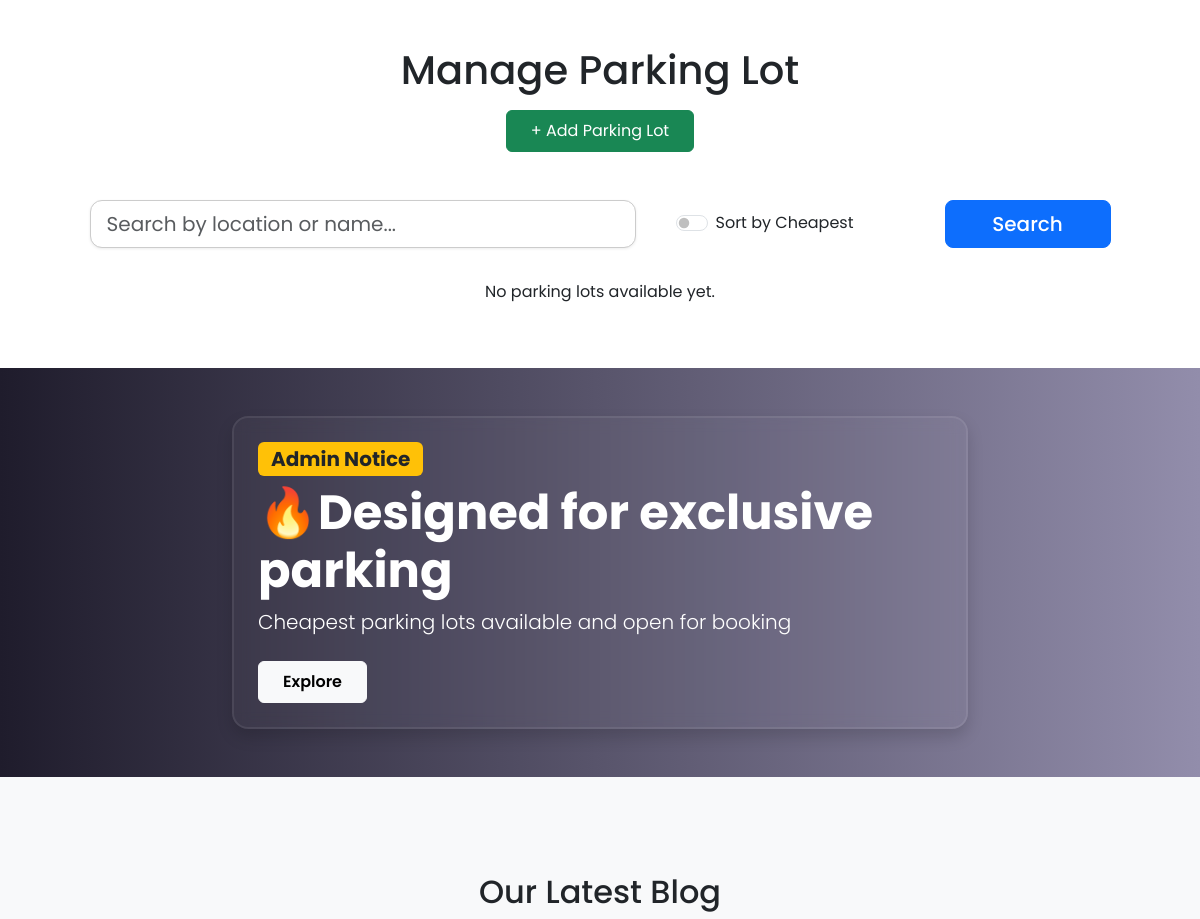
Page /admin (signed in, middle part) on the earlier database version.
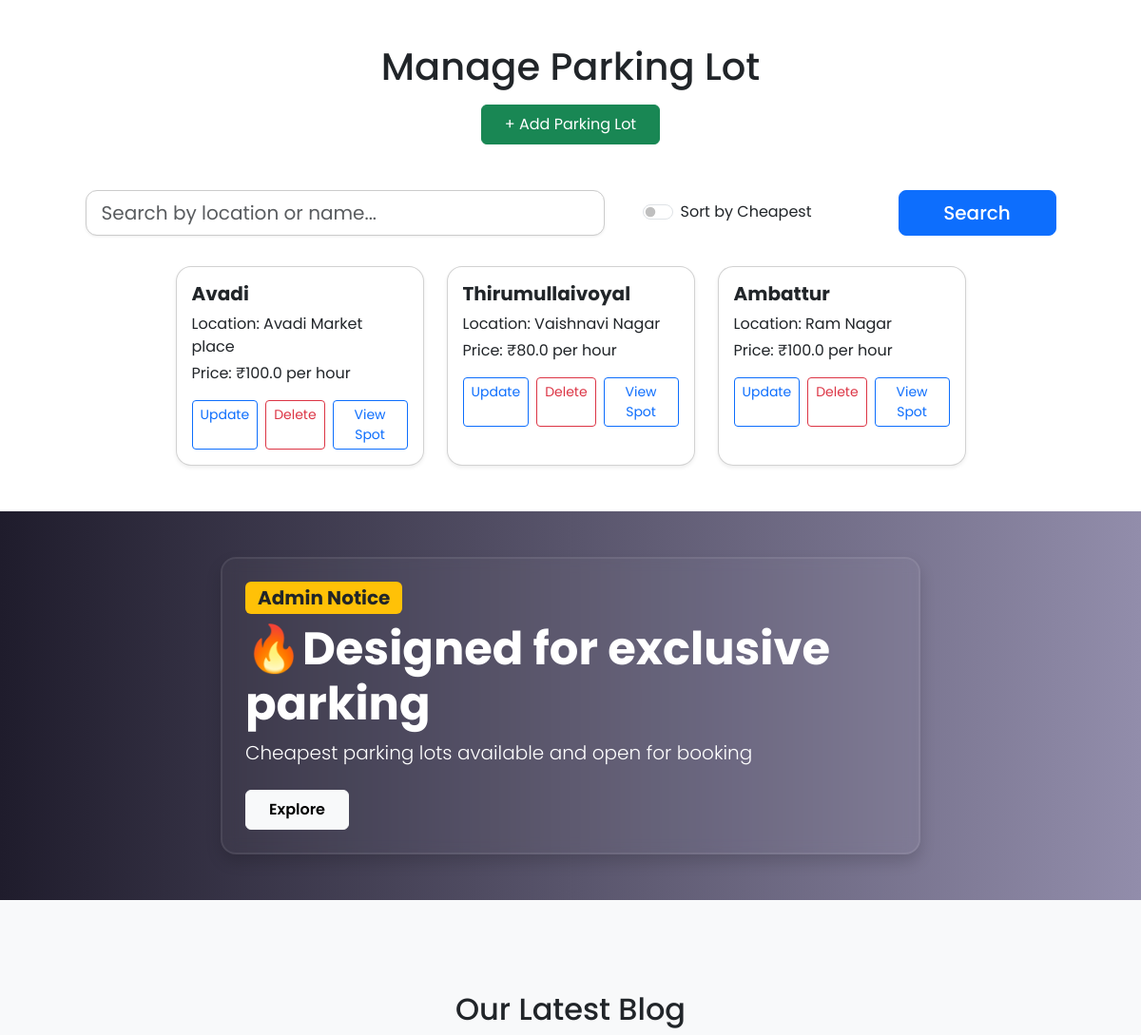
Same page on the later database version.
### WorkSpace/models.py (models this page shows, shortened)
class ParkingLot(db.Model):
    id = db.Column(db.Integer, primary_key=True)
    prime_location_name = db.Column(db.String(150), nullable=False)
    price = db.Column(db.Float, nullable=False)
    address = db.Column(db.String(250), nullable=False)
    pin_code = db.Column(db.Integer, nullable=False)
    maximun_number_of_spots = db.Column(db.Integer, nullable=False)
    spots = db.relationship('ParkingSpot', backref='lot', lazy=True)
    reservations = db.relationship('Reservation', backref='lot', lazy=True)

### WorkSpace/routes.py (the view)
@routes.route('/admin')
@login_required
def admin():
    if current_user.role != 'admin':
        flash('You are not authorized to access this page', 'error')
        return redirect(url_for('auth.login'))
    lots = ParkingLot.query.all()
    return render_template('admin.html', current_user=current_user, lots=lots)

### WorkSpace/templates/admin.html (shortened to what this page needs)
{% extends "base.html" %}
{% block content %}
<div class="container mt-5 text-center">
    <h1 class="mb-3">Manage Parking Lot</h1>
    <div class="mb-5">
        <a href="{{ url_for('routes.create_lot')}}" class="btn btn-success px-4 py-2">
            + Add Parking Lot
        </a>
    </div>
<form method="GET" action="{{ url_for('routes.admin_search_form') }}">
    <div class="row justify-content-center mb-4">
        <div class="col-md-6 col-sm-8 mb-2">
            <input type="text" name="search" class="form-control form-control-lg"
                   placeholder="Search by location or name..." value="{{ search }}">
        </div>
        <div class="col-md-3 col-sm-4 mb-2 d-flex align-items-center">
            <div class="form-check form-switch ms-3">
                <input class="form-check-input" type="checkbox" name="sort" id="sortCheapest" value="cheapest" {% if sort == 'cheapest' %}checked{% endif %}>
                <label class="form-check-label" for="sortCheapest">
                Sort by Cheapest
                </label>
            </div>
        </div>
        <div class="col-md-2 col-sm-4">
            <button type="submit" class="btn btn-primary btn-lg w-100">Search</button>
        </div>
    </div>
</form>
    <div class="row justify-content-center g-4">
        {% if lots %}
            {% for lot in lots %}
            <div class="col-12 col-sm-6 col-md-4 col-lg-3 d-flex justify-content-center">
                <div class="card shadow-sm w-100" style="max-width: 300px;">
                    <div class="card-body text-start">
                        <h5 class="card-title fw-bold">{{ lot.prime_location_name }}</h5>
                        <p class="card-text mb-1">Location: {{ lot.address }}</p>
                        <p class="card-text mb-3">Price: ₹{{ lot.price }} per hour</p>
                        <div class="d-flex justify-content-between">
                            <a href="{{ url_for('routes.update' , lot_id = lot.id)}}" class="btn btn-outline-primary btn-sm">Update</a>
                            <a href="{{url_for('routes.delete_lot' , lot_id = lot.id)}}" class="btn btn-outline-danger btn-sm ms-2"
                               onclick="return confirm('Are you sure you want to delete this parking lot?');">Delete</a>
                            <a href="{{ url_for('routes.view_spots' , lot_id = lot.id)}}" class="btn btn-outline-primary btn-sm ms-2">View Spot</a>
                        </div>
                    </div>
                </div>
            </div>
            {% endfor %}
        {% else %}
            <div class="text-center mt-4">
                {% if search  %}
                    <p>No parking lots found for "{{ search }}"</p>
                {% else %}
                    <p>No parking lots available yet.</p>
                {% endif %}
            </div>
        {% endif %}
    </div>
</div>
<section id="offer-banner" class="py-5 mt-5 text-white">
    <div class="container">
        <div class="row d-flex align-items-center justify-content-center text-center text-lg-start">
            <div class="col-lg-8">
                <div class="offer-content p-4 rounded-4 shadow">
                    <span class="badge bg-warning text-dark mb-2 fs-5">Admin Notice </span>
                    <h2 class="display-5 fw-bold">🔥Designed for exclusive parking </h2>
                    <p class="lead mb-4">Cheapest parking lots available and open for booking</p>
                    <a href="#" class="btn btn-light px-4 py-2 fw-semibold">Explore </a>
                </div>
            </div>
        </div>
    </div>
</section>
<section id="blogs" class="py-5">
    <div class="container">
        <div class="title text-center py-5">
            <h2 class="position-relative d-inline-block">Our Latest Blog</h2>
        </div>
    </div>
</section>
{% endblock %}

Differences in the rows shown:
added ParkingLot: prime_location_name "Avadi", address "Avadi Market place", price "100.0"
added ParkingLot: prime_location_name "Thirumullaivoyal", address "Vaishnavi Nagar", price "80.0"
added ParkingLot: prime_location_name "Ambattur", address "Ram Nagar", price "100.0"
Other differences:
text no longer shown: "No parking lots available yet."
